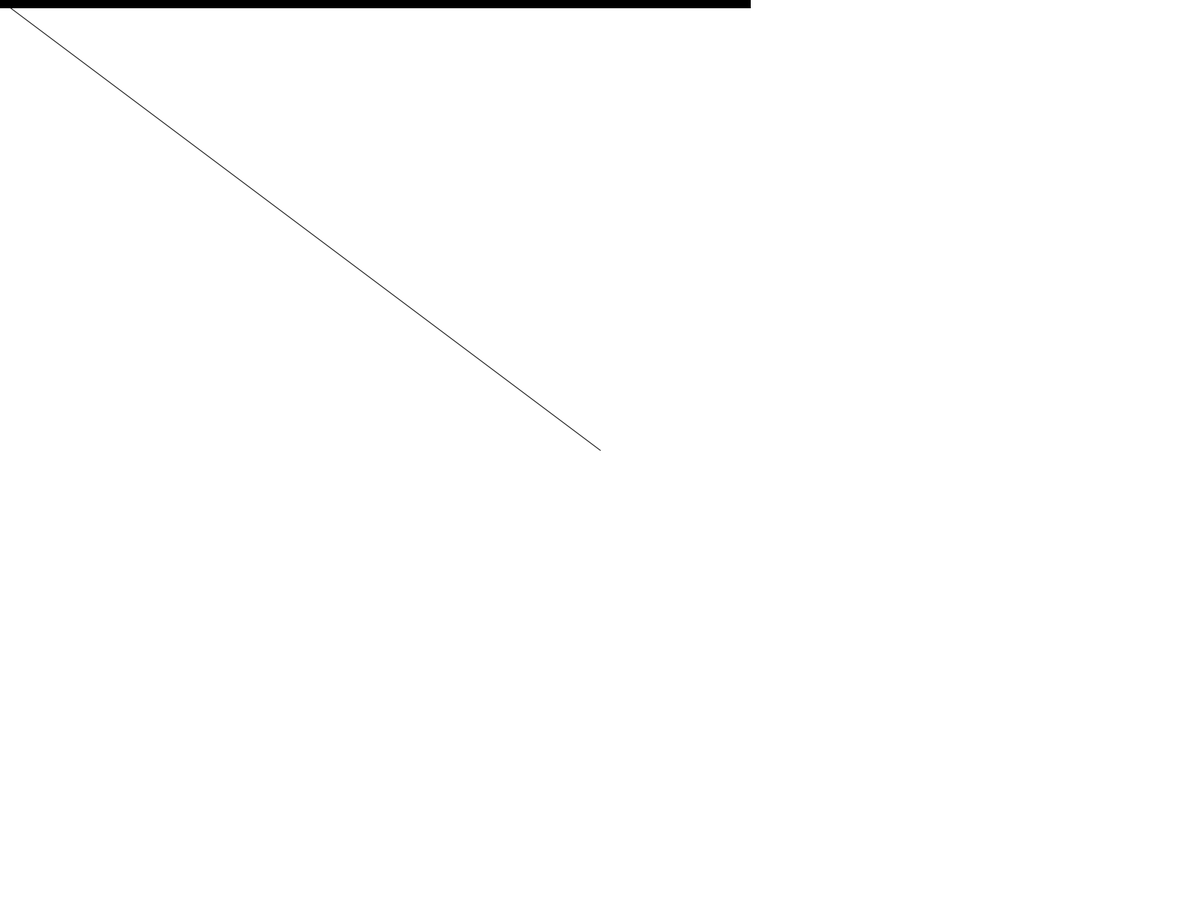
Frame 1 (no input)
Frame 60 (the mouse pressed at the canvas centre just before this capture): identical to frame 1, image omitted
Frame 120 (the mouse held since frame 60 and released just before this capture): blank canvas, image omitted

The Processing sketch that drew this single still picture (run headless with seeded random() and noise(); from frame 60 on, the mouse is pressed at the canvas centre):

// Processing sketch: ch1_06_vector_magnitude
// ── ch1_06_vector_magnitude.pde
/**
 * Vector magnitude (length)
 *
 * “OK, so how do I know what the length of a vector is? I know the components
 * (x and y), but how long (in pixels) is the actual arrow?
 *
 * The 'sides' (x,y) of a vector create a right angled triangle, so we can use
 * the Pythagorean theorem to find out the longest side:
 * a squared plus b squared equals c squared.
 */

class MyVector {
  float x;
  float y;

  MyVector(float x_, float y_) {
    x = x_;
    y = y_;
  }

  void add(MyVector v) {
    x = x + v.x;
    y = y + v.y;
  }

  void sub(MyVector v) {
    x = x - v.x;
    y = y - v.y;
  }

  void mult(float n) {
    x = x * n;
    y = y * n;
  }

  void div(float n) {
    x = x / n;
    y = y / n;
  }

  float mag() {
    return sqrt(x*x + y*y);
  }
}

void setup() {
  //size(640,360);
  fullScreen();
  background(255);
}


void draw() {
  background(255);

  // Mouse location
  MyVector mouse = new MyVector(mouseX,mouseY);

  // Center of the window
  MyVector center = new MyVector(width/2,height/2);

  // We could just do this
  // line(center.x,center.y,mouse.x,mouse.y);

  // But let's use vector subtraction
  mouse.sub(center);

  // Visualize the length of the vector as a rectangle at top-left
  float m = mouse.mag();
  fill(0);
  rect(0,0,m,10);

  // Translate the center of the window to be 0,0
  translate(width/2,height/2);

  // Draw a line to represent the vector
  line(0,0,mouse.x,mouse.y);
}
